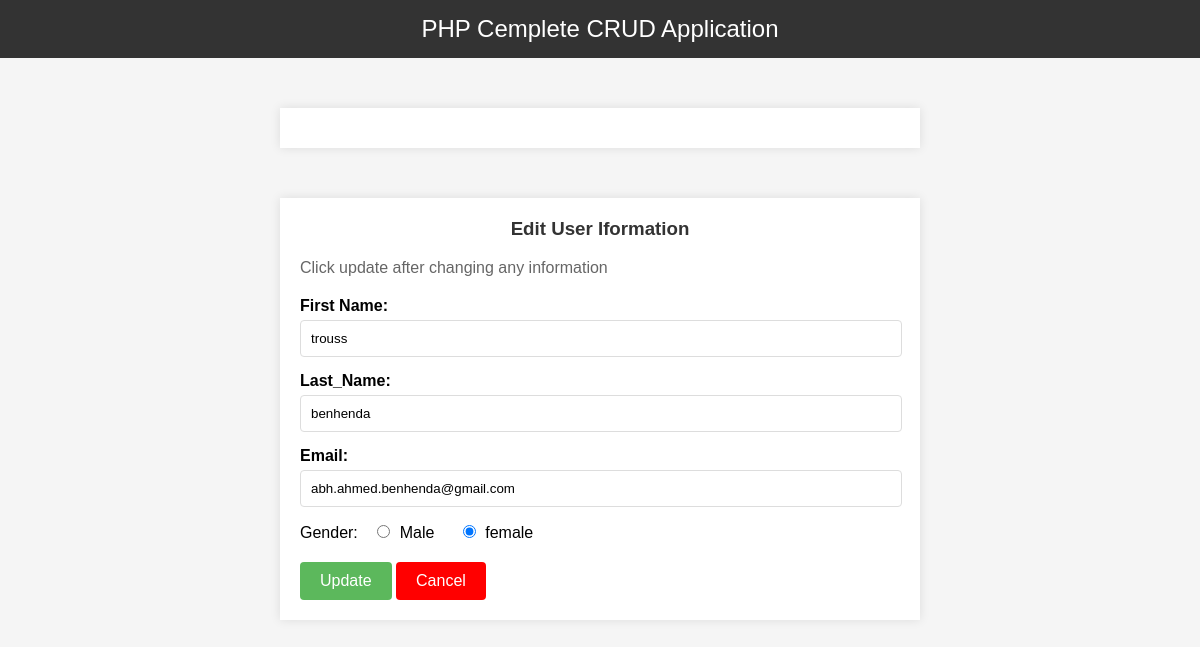
Screenshot of /php/edit.php?id=4 with the database file from the repository.
### tables this page shows
CREATE TABLE `crud` (
  `id` int(11) NOT NULL,
  `first_name` varchar(20) NOT NULL,
  `last_name` varchar(20) NOT NULL,
  `email` varchar(100) NOT NULL,
  `gender` varchar(100) NOT NULL
);

### php/edit.php (the view, shortened to what this page needs)
<?php
include "config.php";
?>
<!DOCTYPE html>
<html lang="en">
<head>
    <link rel="stylesheet" href="https://cdnjs.cloudflare.com/ajax/libs/font-awesome/6.6.0/css/all.min.css" />
    <link rel="stylesheet" href="../CSS/add.css">
</head>
<body>
    <nav class="navbar">
        PHP Cemplete CRUD Application
    </nav>
    <div class="container">
    </div>
    <div class="container">
        <div class="text">
            <h3>Edit User Iformation</h3>
            <p class="text-muted">Click update after changing any information</p>
        </div>
        <?php
        $id = $_GET['id'];
        $sql = "SELECT * FROM `crud` WHERE id = $id LIMIT 1";
        $result = mysqli_query($conn, $sql);
        $row = mysqli_fetch_assoc($result);
        ?>
        <div class="form">
            <form action="" method="post">
                <div class="row">
                    <div class="col">
                        <label for="" class="form-label">First Name:</label>
                        <input type="text" name="first_name" class="form-control" value="<?php echo $row ['first_name'] ?>">
                    </div>
                    <div class="col">
                        <label for="" class="form-label">Last_Name:</label>
                        <input type="text" name="last_name" class="form-control" value="<?php echo $row ['last_name'] ?>">
                    </div>
                </div>
                <div>
                <label for="" class="form-label">Email:</label>
                <input type="email" name="email" class="form-control" value="<?php echo $row ['email'] ?>">
                </div>
                <div class="form-group">
                    <label>Gender:</label>
                    <input type="radio" id="male" name="gender" class="chorm-check-input" value="male" <?php echo ($row['gender'] == 'male')? "checked": "" ?>>
                    <label for="male" class="form-input-label">Male</label>
                    <input type="radio" id="female" name="gender" class="chorm-check-input" value="female" <?php echo ($row['gender'] == 'female')? "checked": "" ?> >
                    <label for="female" class="form-input-label">female</label>
                </div>
                <div>
                    <button type="submit" class="btn" name="submit">Update</button>
                    <a href="index.php" class="cancel"> Cancel</a>
                </div>
            </form>
        </div>
    </div>
</body>
</html>

### CSS/add.css (style rules this page uses)
body { font-family: Arial, sans-serif; background-color: #f5f5f5; margin: 0; padding: 0; }
.navbar { background-color: #333; color: #fff; text-align: center; padding: 15px 0; font-size: 24px; }
.container { max-width: 600px; margin: 50px auto; background-color: #fff; padding: 20px; box-shadow: 0 0 10px rgba(0, 0, 0, 0.1); }
.text h3 { margin-top: 0; color: #333; text-align: center; }
.text p { color: #666; margin-bottom: 20px; }
.form-label { display: block; margin-bottom: 5px; font-weight: bold; }
.form-control { width: calc(100% - 20px); padding: 10px; margin-bottom: 15px; border: 1px solid #ddd; border-radius: 4px; }
.form-group { margin-bottom: 20px; }
.form-group label { display: inline-block; margin-right: 10px; }
.chorm-check-input { margin-right: 5px; }
.btn,.cancel { display: inline-block; padding: 10px 20px; color: #fff; background-color: #5cb85c; border: none; border-radius: 4px; text-decoration: none; font-size: 16px; cursor: pointer; }
a.cancel { background-color: red; }

### rows the page displays
crud: first_name "trouss", last_name "benhenda", email "abh.ahmed.benhenda@gmail.com", gender "☐ Male", gender "☑ female"
